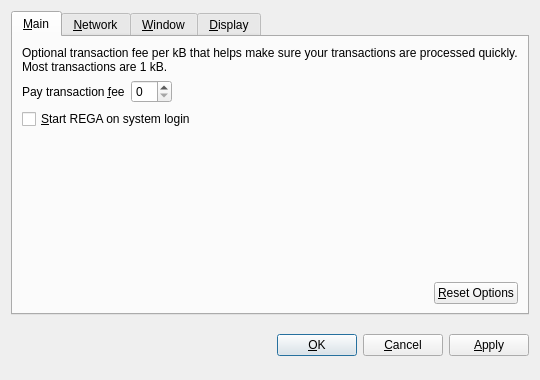
<?xml version="1.0" encoding="UTF-8"?>
<ui version="4.0">
 <class>OptionsDialog</class>
 <widget class="QDialog" name="OptionsDialog">
  <property name="geometry">
   <rect>
    <x>0</x>
    <y>0</y>
    <width>540</width>
    <height>380</height>
   </rect>
  </property>
  <property name="windowTitle">
   <string>Options</string>
  </property>
  <property name="modal">
   <bool>true</bool>
  </property>
  <layout class="QVBoxLayout" name="verticalLayout">
   <item>
    <widget class="QTabWidget" name="tabWidget">
     <property name="tabPosition">
      <enum>QTabWidget::North</enum>
     </property>
     <property name="currentIndex">
      <number>0</number>
     </property>
     <widget class="QWidget" name="tabMain">
      <attribute name="title">
       <string>&amp;Main</string>
      </attribute>
      <layout class="QVBoxLayout" name="verticalLayout_Main">
       <item>
        <widget class="QLabel" name="transactionFeeInfoLabel">
         <property name="text">
          <string>Optional transaction fee per kB that helps make sure your transactions are processed quickly. Most transactions are 1 kB.</string>
         </property>
         <property name="textFormat">
          <enum>Qt::PlainText</enum>
         </property>
         <property name="wordWrap">
          <bool>true</bool>
         </property>
        </widget>
       </item>
       <item>
        <layout class="QHBoxLayout" name="horizontalLayout_1_Main">
         <item>
          <widget class="QLabel" name="transactionFeeLabel">
           <property name="text">
            <string>Pay transaction &amp;fee</string>
           </property>
           <property name="textFormat">
            <enum>Qt::PlainText</enum>
           </property>
           <property name="buddy">
            <cstring>transactionFee</cstring>
           </property>
          </widget>
         </item>
         <item>
          <widget class="BitcoinAmountField" name="transactionFee"/>
         </item>
         <item>
          <spacer name="horizontalSpacer_1_Main">
           <property name="orientation">
            <enum>Qt::Horizontal</enum>
           </property>
           <property name="sizeHint" stdset="0">
            <size>
             <width>40</width>
             <height>20</height>
            </size>
           </property>
          </spacer>
         </item>
        </layout>
       </item>
       <item>
        <widget class="QCheckBox" name="bitcoinAtStartup">
         <property name="toolTip">
          <string>Automatically start REGA after logging in to the system.</string>
         </property>
         <property name="text">
          <string>&amp;Start REGA on system login</string>
         </property>
        </widget>
       </item>
       <item>
        <spacer name="verticalSpacer_Main">
         <property name="orientation">
          <enum>Qt::Vertical</enum>
         </property>
         <property name="sizeHint" stdset="0">
          <size>
           <width>20</width>
           <height>40</height>
          </size>
         </property>
        </spacer>
       </item>
       <item>
        <layout class="QHBoxLayout" name="horizontalLayout_2_Main">
         <item>
          <spacer name="horizontalSpacer_2_Main">
           <property name="orientation">
            <enum>Qt::Horizontal</enum>
           </property>
           <property name="sizeHint" stdset="0">
            <size>
             <width>40</width>
             <height>20</height>
            </size>
           </property>
          </spacer>
         </item>
         <item>
          <widget class="QPushButton" name="resetButton">
           <property name="toolTip">
            <string>Reset all client options to default.</string>
           </property>
           <property name="text">
            <string>&amp;Reset Options</string>
           </property>
           <property name="autoDefault">
            <bool>false</bool>
           </property>
          </widget>
         </item>
        </layout>
       </item>
      </layout>
     </widget>
     <widget class="QWidget" name="tabNetwork">
      <attribute name="title">
       <string>&amp;Network</string>
      </attribute>
      <layout class="QVBoxLayout" name="verticalLayout_Network">
       <item>
        <widget class="QCheckBox" name="mapPortUpnp">
         <property name="toolTip">
          <string>Automatically open the REGA client port on the router. This only works when your router supports UPnP and it is enabled.</string>
         </property>
         <property name="text">
          <string>Map port using &amp;UPnP</string>
         </property>
        </widget>
       </item>
       <item>
        <widget class="QCheckBox" name="connectSocks">
         <property name="toolTip">
          <string>Connect to the REGA network through a SOCKS proxy (e.g. when connecting through Tor).</string>
         </property>
         <property name="text">
          <string>&amp;Connect through SOCKS proxy:</string>
         </property>
        </widget>
       </item>
       <item>
        <layout class="QHBoxLayout" name="horizontalLayout_Network">
         <item>
          <widget class="QLabel" name="proxyIpLabel">
           <property name="text">
            <string>Proxy &amp;IP:</string>
           </property>
           <property name="textFormat">
            <enum>Qt::PlainText</enum>
           </property>
           <property name="buddy">
            <cstring>proxyIp</cstring>
           </property>
          </widget>
         </item>
         <item>
          <widget class="QValidatedLineEdit" name="proxyIp">
           <property name="maximumSize">
            <size>
             <width>140</width>
             <height>16777215</height>
            </size>
           </property>
           <property name="toolTip">
            <string>IP address of the proxy (e.g. 127.0.0.1)</string>
           </property>
          </widget>
         </item>
         <item>
          <widget class="QLabel" name="proxyPortLabel">
           <property name="text">
            <string>&amp;Port:</string>
           </property>
           <property name="textFormat">
            <enum>Qt::PlainText</enum>
           </property>
           <property name="buddy">
            <cstring>proxyPort</cstring>
           </property>
          </widget>
         </item>
         <item>
          <widget class="QLineEdit" name="proxyPort">
           <property name="maximumSize">
            <size>
             <width>55</width>
             <height>16777215</height>
            </size>
           </property>
           <property name="toolTip">
            <string>Port of the proxy (e.g. 9050)</string>
           </property>
          </widget>
         </item>
         <item>
          <widget class="QLabel" name="socksVersionLabel">
           <property name="text">
            <string>SOCKS &amp;Version:</string>
           </property>
           <property name="textFormat">
            <enum>Qt::PlainText</enum>
           </property>
           <property name="buddy">
            <cstring>socksVersion</cstring>
           </property>
          </widget>
         </item>
         <item>
          <widget class="QValueComboBox" name="socksVersion">
           <property name="toolTip">
            <string>SOCKS version of the proxy (e.g. 5)</string>
           </property>
          </widget>
         </item>
         <item>
          <spacer name="horizontalSpacer_Network">
           <property name="orientation">
            <enum>Qt::Horizontal</enum>
           </property>
           <property name="sizeHint" stdset="0">
            <size>
             <width>40</width>
             <height>20</height>
            </size>
           </property>
          </spacer>
         </item>
        </layout>
       </item>
       <item>
        <spacer name="verticalSpacer_Network">
         <property name="orientation">
          <enum>Qt::Vertical</enum>
         </property>
         <property name="sizeHint" stdset="0">
          <size>
           <width>20</width>
           <height>40</height>
          </size>
         </property>
        </spacer>
       </item>
      </layout>
     </widget>
     <widget class="QWidget" name="tabWindow">
      <attribute name="title">
       <string>&amp;Window</string>
      </attribute>
      <layout class="QVBoxLayout" name="verticalLayout_Window">
       <item>
        <widget class="QCheckBox" name="minimizeToTray">
         <property name="toolTip">
          <string>Show only a tray icon after minimizing the window.</string>
         </property>
         <property name="text">
          <string>&amp;Minimize to the tray instead of the taskbar</string>
         </property>
        </widget>
       </item>
       <item>
        <widget class="QCheckBox" name="minimizeOnClose">
         <property name="toolTip">
          <string>Minimize instead of exit the application when the window is closed. When this option is enabled, the application will be closed only after selecting Quit in the menu.</string>
         </property>
         <property name="text">
          <string>M&amp;inimize on close</string>
         </property>
        </widget>
       </item>
       <item>
        <spacer name="verticalSpacer_Window">
         <property name="orientation">
          <enum>Qt::Vertical</enum>
         </property>
         <property name="sizeHint" stdset="0">
          <size>
           <width>20</width>
           <height>40</height>
          </size>
         </property>
        </spacer>
       </item>
      </layout>
     </widget>
     <widget class="QWidget" name="tabDisplay">
      <attribute name="title">
       <string>&amp;Display</string>
      </attribute>
      <layout class="QVBoxLayout" name="verticalLayout_Display">
       <item>
        <layout class="QHBoxLayout" name="horizontalLayout_1_Display">
         <item>
          <widget class="QLabel" name="langLabel">
           <property name="text">
            <string>User Interface &amp;language:</string>
           </property>
           <property name="textFormat">
            <enum>Qt::PlainText</enum>
           </property>
           <property name="buddy">
            <cstring>lang</cstring>
           </property>
          </widget>
         </item>
         <item>
          <widget class="QValueComboBox" name="lang">
           <property name="toolTip">
            <string>The user interface language can be set here. This setting will take effect after restarting REGA.</string>
           </property>
          </widget>
         </item>
        </layout>
       </item>
       <item>
        <layout class="QHBoxLayout" name="horizontalLayout_2_Display">
         <item>
          <widget class="QLabel" name="unitLabel">
           <property name="text">
            <string>&amp;Unit to show amounts in:</string>
           </property>
           <property name="textFormat">
            <enum>Qt::PlainText</enum>
           </property>
           <property name="buddy">
            <cstring>unit</cstring>
           </property>
          </widget>
         </item>
         <item>
          <widget class="QValueComboBox" name="unit">
           <property name="toolTip">
            <string>Choose the default subdivision unit to show in the interface and when sending coins.</string>
           </property>
          </widget>
         </item>
        </layout>
       </item>
       <item>
        <widget class="QCheckBox" name="displayAddresses">
         <property name="toolTip">
          <string>Whether to show REGA addresses in the transaction list or not.</string>
         </property>
         <property name="text">
          <string>&amp;Display addresses in transaction list</string>
         </property>
        </widget>
       </item>
       <item>
        <widget class="QCheckBox" name="coinControlFeatures">
         <property name="toolTip">
          <string>Whether to show coin control features or not.</string>
         </property>
         <property name="text">
          <string>Display coin &amp;control features (experts only!)</string>
         </property>
        </widget>
       </item>
       <item>
        <spacer name="verticalSpacer_Display">
         <property name="orientation">
          <enum>Qt::Vertical</enum>
         </property>
         <property name="sizeHint" stdset="0">
          <size>
           <width>20</width>
           <height>40</height>
          </size>
         </property>
        </spacer>
       </item>
      </layout>
     </widget>
    </widget>
   </item>
   <item>
    <layout class="QHBoxLayout" name="horizontalLayout_Buttons">
     <item>
      <spacer name="horizontalSpacer_1">
       <property name="orientation">
        <enum>Qt::Horizontal</enum>
       </property>
       <property name="sizeHint" stdset="0">
        <size>
         <width>40</width>
         <height>48</height>
        </size>
       </property>
      </spacer>
     </item>
     <item>
      <widget class="QLabel" name="statusLabel">
       <property name="font">
        <font>
         <weight>75</weight>
         <bold>true</bold>
        </font>
       </property>
       <property name="text">
        <string/>
       </property>
       <property name="textFormat">
        <enum>Qt::PlainText</enum>
       </property>
       <property name="wordWrap">
        <bool>true</bool>
       </property>
      </widget>
     </item>
     <item>
      <spacer name="horizontalSpacer_2">
       <property name="orientation">
        <enum>Qt::Horizontal</enum>
       </property>
       <property name="sizeHint" stdset="0">
        <size>
         <width>40</width>
         <height>48</height>
        </size>
       </property>
      </spacer>
     </item>
     <item>
      <widget class="QPushButton" name="okButton">
       <property name="text">
        <string>&amp;OK</string>
       </property>
      </widget>
     </item>
     <item>
      <widget class="QPushButton" name="cancelButton">
       <property name="text">
        <string>&amp;Cancel</string>
       </property>
       <property name="autoDefault">
        <bool>false</bool>
       </property>
      </widget>
     </item>
     <item>
      <widget class="QPushButton" name="applyButton">
       <property name="text">
        <string>&amp;Apply</string>
       </property>
       <property name="autoDefault">
        <bool>false</bool>
       </property>
      </widget>
     </item>
    </layout>
   </item>
  </layout>
 </widget>
 <customwidgets>
  <customwidget>
   <class>BitcoinAmountField</class>
   <extends>QSpinBox</extends>
   <header>bitcoinamountfield.h</header>
  </customwidget>
  <customwidget>
   <class>QValueComboBox</class>
   <extends>QComboBox</extends>
   <header>qvaluecombobox.h</header>
  </customwidget>
  <customwidget>
   <class>QValidatedLineEdit</class>
   <extends>QLineEdit</extends>
   <header>qvalidatedlineedit.h</header>
  </customwidget>
 </customwidgets>
 <resources/>
 <connections/>
</ui>
